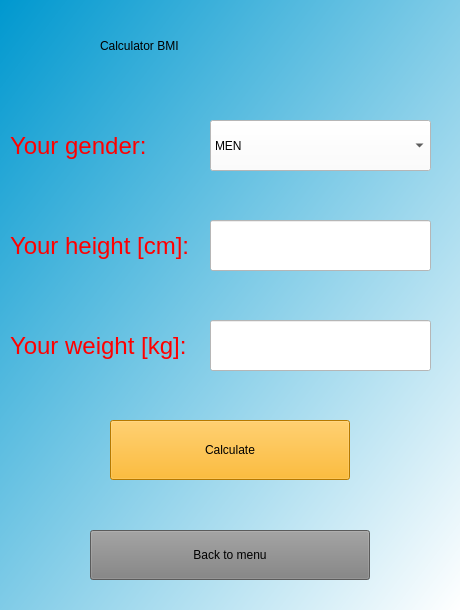
<?xml version="1.0" encoding="UTF-8"?>
<ui version="4.0">
 <class>Bmi</class>
 <widget class="QWidget" name="Bmi">
  <property name="geometry">
   <rect>
    <x>0</x>
    <y>0</y>
    <width>460</width>
    <height>610</height>
   </rect>
  </property>
  <property name="minimumSize">
   <size>
    <width>460</width>
    <height>610</height>
   </size>
  </property>
  <property name="maximumSize">
   <size>
    <width>480</width>
    <height>610</height>
   </size>
  </property>
  <property name="windowTitle">
   <string>Form</string>
  </property>
  <widget class="QStackedWidget" name="stackedWidget">
   <property name="geometry">
    <rect>
     <x>0</x>
     <y>0</y>
     <width>460</width>
     <height>610</height>
    </rect>
   </property>
   <property name="minimumSize">
    <size>
     <width>460</width>
     <height>610</height>
    </size>
   </property>
   <property name="maximumSize">
    <size>
     <width>460</width>
     <height>610</height>
    </size>
   </property>
   <property name="styleSheet">
    <string notr="true">background-color: qlineargradient(spread:pad, x1:0, y1:0, x2:1, y2:1, stop:0 rgba(0, 152, 207, 255), stop:1 rgba(255, 255, 255, 255));</string>
   </property>
   <widget class="QWidget" name="page">
    <property name="minimumSize">
     <size>
      <width>460</width>
      <height>610</height>
     </size>
    </property>
    <property name="maximumSize">
     <size>
      <width>460</width>
      <height>610</height>
     </size>
    </property>
    <widget class="QLabel" name="label">
     <property name="geometry">
      <rect>
       <x>100</x>
       <y>20</y>
       <width>291</width>
       <height>51</height>
      </rect>
     </property>
     <property name="styleSheet">
      <string notr="true">color:black;
font: 30pt &quot;MS Shell Dlg2&quot;;
background-color:transparent;</string>
     </property>
     <property name="text">
      <string>Calculator BMI</string>
     </property>
    </widget>
    <widget class="QLabel" name="label_2">
     <property name="geometry">
      <rect>
       <x>10</x>
       <y>120</y>
       <width>151</width>
       <height>51</height>
      </rect>
     </property>
     <property name="styleSheet">
      <string notr="true">color:red;
font:24px;
background-color:transparent;</string>
     </property>
     <property name="text">
      <string>Your gender: </string>
     </property>
    </widget>
    <widget class="QComboBox" name="comboBox">
     <property name="geometry">
      <rect>
       <x>210</x>
       <y>120</y>
       <width>221</width>
       <height>51</height>
      </rect>
     </property>
     <property name="styleSheet">
      <string notr="true">FONT-SIZE:24PX;
background-color: WHITE;</string>
     </property>
     <item>
      <property name="text">
       <string>MEN</string>
      </property>
     </item>
     <item>
      <property name="text">
       <string>WOMEN</string>
      </property>
     </item>
    </widget>
    <widget class="QLineEdit" name="lineEdit">
     <property name="geometry">
      <rect>
       <x>210</x>
       <y>220</y>
       <width>221</width>
       <height>51</height>
      </rect>
     </property>
     <property name="styleSheet">
      <string notr="true">FONT-SIZE:24PX;
background-color: WHITE;</string>
     </property>
    </widget>
    <widget class="QLineEdit" name="lineEdit_2">
     <property name="geometry">
      <rect>
       <x>210</x>
       <y>320</y>
       <width>221</width>
       <height>51</height>
      </rect>
     </property>
     <property name="styleSheet">
      <string notr="true">FONT-SIZE:24PX;
background-color: WHITE;</string>
     </property>
    </widget>
    <widget class="QLabel" name="label_3">
     <property name="geometry">
      <rect>
       <x>10</x>
       <y>220</y>
       <width>191</width>
       <height>51</height>
      </rect>
     </property>
     <property name="styleSheet">
      <string notr="true">color:red;
font:24px;
background-color:transparent;</string>
     </property>
     <property name="text">
      <string>Your height [cm]: </string>
     </property>
    </widget>
    <widget class="QLabel" name="label_4">
     <property name="geometry">
      <rect>
       <x>10</x>
       <y>320</y>
       <width>191</width>
       <height>51</height>
      </rect>
     </property>
     <property name="styleSheet">
      <string notr="true">color:red;
font:24px;
background-color:transparent;</string>
     </property>
     <property name="text">
      <string>Your weight [kg]: </string>
     </property>
    </widget>
    <widget class="QPushButton" name="pushButton_calculate_bmi">
     <property name="geometry">
      <rect>
       <x>110</x>
       <y>420</y>
       <width>240</width>
       <height>60</height>
      </rect>
     </property>
     <property name="minimumSize">
      <size>
       <width>240</width>
       <height>60</height>
      </size>
     </property>
     <property name="maximumSize">
      <size>
       <width>240</width>
       <height>60</height>
      </size>
     </property>
     <property name="styleSheet">
      <string notr="true">background-color:rgb(255, 170, 0);
font:italic 16pt &quot;Noto Serif Light&quot;;</string>
     </property>
     <property name="text">
      <string>Calculate</string>
     </property>
    </widget>
    <widget class="QPushButton" name="pushButton_back_to_menu">
     <property name="geometry">
      <rect>
       <x>90</x>
       <y>530</y>
       <width>280</width>
       <height>50</height>
      </rect>
     </property>
     <property name="minimumSize">
      <size>
       <width>280</width>
       <height>50</height>
      </size>
     </property>
     <property name="maximumSize">
      <size>
       <width>280</width>
       <height>50</height>
      </size>
     </property>
     <property name="styleSheet">
      <string notr="true">background-color:grey;
font:italic 16pt &quot;Noto Serif Light&quot;;</string>
     </property>
     <property name="text">
      <string>Back to menu</string>
     </property>
    </widget>
   </widget>
  </widget>
 </widget>
 <resources/>
 <connections/>
</ui>
